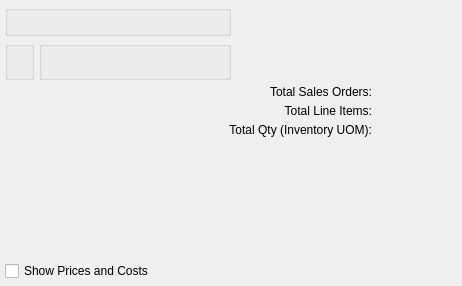
<?xml version="1.0" encoding="UTF-8"?>
<ui version="4.0">
 <comment>This file is part of the xTuple ERP: PostBooks Edition, a free and
open source Enterprise Resource Planning software suite,
Copyright (c) 1999-2019 by OpenMFG LLC, d/b/a xTuple.
It is licensed to you under the Common Public Attribution License
version 1.0, the full text of which (including xTuple-specific Exhibits)
is available at www.xtuple.com/CPAL.  By using this software, you agree
to be bound by its terms.</comment>
 <class>dspSummarizedBacklogByWarehouse</class>
 <widget class="QWidget" name="dspSummarizedBacklogByWarehouse">
  <property name="geometry">
   <rect>
    <x>0</x>
    <y>0</y>
    <width>462</width>
    <height>286</height>
   </rect>
  </property>
  <property name="windowTitle">
   <string>Summarized Backlog by Site</string>
  </property>
  <layout class="QVBoxLayout" name="verticalLayout_3">
   <item>
    <layout class="QHBoxLayout" name="horizontalLayout">
     <item>
      <layout class="QGridLayout" name="gridLayout_4">
       <item row="0" column="0" colspan="2">
        <widget class="ParameterGroup" name="_customerType">
         <property name="title">
          <string/>
         </property>
         <property name="fixedSize">
          <bool>false</bool>
         </property>
        </widget>
       </item>
       <item row="1" column="0">
        <widget class="WarehouseGroup" name="_warehouse">
         <property name="title">
          <string/>
         </property>
         <property name="fixedSize">
          <bool>false</bool>
         </property>
        </widget>
       </item>
       <item row="1" column="1">
        <widget class="QGroupBox" name="_datesGroup">
         <property name="title">
          <string/>
         </property>
         <layout class="QGridLayout" name="gridLayout_3">
          <item row="0" column="1">
           <widget class="DateCluster" name="_dates"/>
          </item>
          <item row="0" column="2">
           <spacer name="horizontalSpacer_2">
            <property name="orientation">
             <enum>Qt::Horizontal</enum>
            </property>
            <property name="sizeHint" stdset="0">
             <size>
              <width>0</width>
              <height>20</height>
             </size>
            </property>
           </spacer>
          </item>
         </layout>
        </widget>
       </item>
      </layout>
     </item>
     <item>
      <spacer name="horizontalSpacer">
       <property name="orientation">
        <enum>Qt::Horizontal</enum>
       </property>
       <property name="sizeHint" stdset="0">
        <size>
         <width>0</width>
         <height>20</height>
        </size>
       </property>
      </spacer>
     </item>
    </layout>
   </item>
   <item>
    <layout class="QHBoxLayout" name="horizontalLayout_2">
     <item>
      <layout class="QVBoxLayout" name="verticalLayout">
       <property name="spacing">
        <number>0</number>
       </property>
       <item>
        <spacer name="verticalSpacer">
         <property name="orientation">
          <enum>Qt::Vertical</enum>
         </property>
         <property name="sizeHint" stdset="0">
          <size>
           <width>20</width>
           <height>0</height>
          </size>
         </property>
        </spacer>
       </item>
       <item>
        <widget class="XCheckBox" name="_showPrices">
         <property name="text">
          <string>Show Prices and Costs</string>
         </property>
        </widget>
       </item>
      </layout>
     </item>
     <item>
      <spacer>
       <property name="orientation">
        <enum>Qt::Horizontal</enum>
       </property>
       <property name="sizeType">
        <enum>QSizePolicy::Expanding</enum>
       </property>
       <property name="sizeHint" stdset="0">
        <size>
         <width>0</width>
         <height>63</height>
        </size>
       </property>
      </spacer>
     </item>
     <item>
      <layout class="QVBoxLayout" name="verticalLayout_2">
       <property name="spacing">
        <number>0</number>
       </property>
       <item>
        <layout class="QGridLayout" name="gridLayout">
         <item row="0" column="0">
          <widget class="QLabel" name="_totalSalesOrdersLit">
           <property name="text">
            <string>Total Sales Orders:</string>
           </property>
           <property name="alignment">
            <set>Qt::AlignRight|Qt::AlignTrailing|Qt::AlignVCenter</set>
           </property>
          </widget>
         </item>
         <item row="0" column="1">
          <widget class="QLabel" name="_totalSalesOrders">
           <property name="minimumSize">
            <size>
             <width>80</width>
             <height>0</height>
            </size>
           </property>
           <property name="text">
            <string/>
           </property>
           <property name="alignment">
            <set>Qt::AlignRight|Qt::AlignTrailing|Qt::AlignVCenter</set>
           </property>
          </widget>
         </item>
         <item row="1" column="1">
          <widget class="QLabel" name="_totalLineItems">
           <property name="minimumSize">
            <size>
             <width>80</width>
             <height>0</height>
            </size>
           </property>
           <property name="text">
            <string/>
           </property>
           <property name="alignment">
            <set>Qt::AlignRight|Qt::AlignTrailing|Qt::AlignVCenter</set>
           </property>
          </widget>
         </item>
         <item row="2" column="0">
          <widget class="QLabel" name="_totalQtyLit">
           <property name="text">
            <string>Total Qty (Inventory UOM):</string>
           </property>
           <property name="alignment">
            <set>Qt::AlignRight|Qt::AlignTrailing|Qt::AlignVCenter</set>
           </property>
          </widget>
         </item>
         <item row="2" column="1">
          <widget class="QLabel" name="_totalQty">
           <property name="minimumSize">
            <size>
             <width>80</width>
             <height>0</height>
            </size>
           </property>
           <property name="text">
            <string/>
           </property>
           <property name="alignment">
            <set>Qt::AlignRight|Qt::AlignTrailing|Qt::AlignVCenter</set>
           </property>
          </widget>
         </item>
         <item row="1" column="0">
          <widget class="QLabel" name="_totalLineItemsLit">
           <property name="text">
            <string>Total Line Items:</string>
           </property>
           <property name="alignment">
            <set>Qt::AlignRight|Qt::AlignTrailing|Qt::AlignVCenter</set>
           </property>
          </widget>
         </item>
        </layout>
       </item>
       <item>
        <spacer name="verticalSpacer_2">
         <property name="orientation">
          <enum>Qt::Vertical</enum>
         </property>
         <property name="sizeHint" stdset="0">
          <size>
           <width>20</width>
           <height>0</height>
          </size>
         </property>
        </spacer>
       </item>
      </layout>
     </item>
    </layout>
   </item>
  </layout>
 </widget>
 <layoutdefault spacing="5" margin="5"/>
 <customwidgets>
  <customwidget>
   <class>DateCluster</class>
   <extends>QWidget</extends>
   <header>datecluster.h</header>
   <container>1</container>
  </customwidget>
  <customwidget>
   <class>ParameterGroup</class>
   <extends>QGroupBox</extends>
   <header>parametergroup.h</header>
   <container>1</container>
  </customwidget>
  <customwidget>
   <class>WarehouseGroup</class>
   <extends>QGroupBox</extends>
   <header>warehousegroup.h</header>
   <container>1</container>
  </customwidget>
  <customwidget>
   <class>XCheckBox</class>
   <extends>QCheckBox</extends>
   <header>xcheckbox.h</header>
  </customwidget>
 </customwidgets>
 <tabstops>
  <tabstop>_customerType</tabstop>
  <tabstop>_dates</tabstop>
 </tabstops>
 <resources/>
 <connections/>
</ui>
